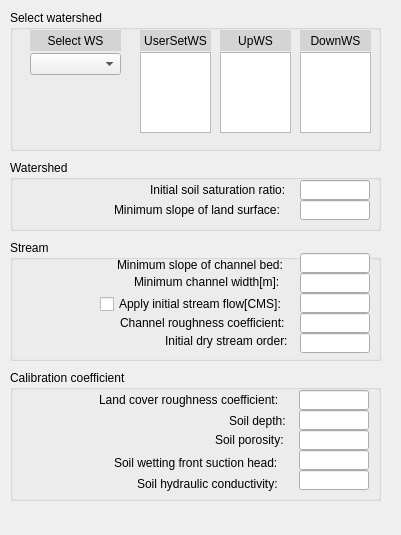
   <widget class="QWidget" name="toolBoxPage5">
    <property name="geometry">
     <rect>
      <x>0</x>
      <y>0</y>
      <width>401</width>
      <height>535</height>
     </rect>
    </property>
    <attribute name="label">
     <string>Watershed parameters</string>
    </attribute>
    <widget class="QGroupBox" name="group225">
     <property name="geometry">
      <rect>
       <x>10</x>
       <y>10</y>
       <width>371</width>
       <height>141</height>
      </rect>
     </property>
     <property name="title">
      <string>Select watershed</string>
     </property>
     <widget class="QComboBox" name="cb_selectws">
      <property name="geometry">
       <rect>
        <x>20</x>
        <y>43</y>
        <width>91</width>
        <height>22</height>
       </rect>
      </property>
     </widget>
     <widget class="QLabel" name="label_24">
      <property name="geometry">
       <rect>
        <x>20</x>
        <y>20</y>
        <width>91</width>
        <height>21</height>
       </rect>
      </property>
      <property name="styleSheet">
       <string notr="true">background-color: rgb(212, 212, 212);</string>
      </property>
      <property name="text">
       <string>Select WS</string>
      </property>
      <property name="alignment">
       <set>Qt::AlignCenter</set>
      </property>
     </widget>
     <widget class="QLabel" name="label_25">
      <property name="geometry">
       <rect>
        <x>130</x>
        <y>20</y>
        <width>71</width>
        <height>21</height>
       </rect>
      </property>
      <property name="styleSheet">
       <string notr="true">background-color: rgb(212, 212, 212);</string>
      </property>
      <property name="text">
       <string>UserSetWS</string>
      </property>
      <property name="alignment">
       <set>Qt::AlignCenter</set>
      </property>
     </widget>
     <widget class="QLabel" name="label_26">
      <property name="geometry">
       <rect>
        <x>210</x>
        <y>20</y>
        <width>71</width>
        <height>21</height>
       </rect>
      </property>
      <property name="styleSheet">
       <string notr="true">background-color: rgb(212, 212, 212);</string>
      </property>
      <property name="text">
       <string>UpWS</string>
      </property>
      <property name="alignment">
       <set>Qt::AlignCenter</set>
      </property>
     </widget>
     <widget class="QLabel" name="label_27">
      <property name="geometry">
       <rect>
        <x>290</x>
        <y>20</y>
        <width>71</width>
        <height>21</height>
       </rect>
      </property>
      <property name="styleSheet">
       <string notr="true">background-color: rgb(212, 212, 212);</string>
      </property>
      <property name="text">
       <string>DownWS</string>
      </property>
      <property name="alignment">
       <set>Qt::AlignCenter</set>
      </property>
     </widget>
     <widget class="QListWidget" name="lisw_UserSet">
      <property name="geometry">
       <rect>
        <x>130</x>
        <y>42</y>
        <width>71</width>
        <height>81</height>
       </rect>
      </property>
     </widget>
     <widget class="QListWidget" name="lisw_DownWS">
      <property name="geometry">
       <rect>
        <x>290</x>
        <y>42</y>
        <width>71</width>
        <height>81</height>
       </rect>
      </property>
     </widget>
     <widget class="QListWidget" name="lisw_UpWS">
      <property name="geometry">
       <rect>
        <x>210</x>
        <y>42</y>
        <width>71</width>
        <height>81</height>
       </rect>
      </property>
     </widget>
    </widget>
    <widget class="QGroupBox" name="groupBox_11">
     <property name="geometry">
      <rect>
       <x>10</x>
       <y>160</y>
       <width>371</width>
       <height>71</height>
      </rect>
     </property>
     <property name="title">
      <string>Watershed</string>
     </property>
     <widget class="QLabel" name="label_33">
      <property name="geometry">
       <rect>
        <x>140</x>
        <y>20</y>
        <width>151</width>
        <height>20</height>
       </rect>
      </property>
      <property name="text">
       <string>Initial soil saturation ratio:</string>
      </property>
     </widget>
     <widget class="QLabel" name="label_34">
      <property name="geometry">
       <rect>
        <x>104</x>
        <y>40</y>
        <width>190</width>
        <height>20</height>
       </rect>
      </property>
      <property name="text">
       <string>Minimum slope of land surface:</string>
      </property>
     </widget>
     <widget class="QLineEdit" name="txtIniSaturation">
      <property name="geometry">
       <rect>
        <x>290</x>
        <y>20</y>
        <width>70</width>
        <height>20</height>
       </rect>
      </property>
     </widget>
     <widget class="QLineEdit" name="txtMinSlopeOF">
      <property name="geometry">
       <rect>
        <x>290</x>
        <y>40</y>
        <width>70</width>
        <height>20</height>
       </rect>
      </property>
     </widget>
    </widget>
    <widget class="QGroupBox" name="groupBox_12">
     <property name="geometry">
      <rect>
       <x>10</x>
       <y>240</y>
       <width>371</width>
       <height>121</height>
      </rect>
     </property>
     <property name="title">
      <string>Stream</string>
     </property>
     <widget class="QLabel" name="label_35">
      <property name="geometry">
       <rect>
        <x>107</x>
        <y>15</y>
        <width>181</width>
        <height>20</height>
       </rect>
      </property>
      <property name="text">
       <string>Minimum slope of channel bed:</string>
      </property>
     </widget>
     <widget class="QLabel" name="label_36">
      <property name="geometry">
       <rect>
        <x>124</x>
        <y>32</y>
        <width>171</width>
        <height>20</height>
       </rect>
      </property>
      <property name="text">
       <string>Minimum channel width[m]:</string>
      </property>
     </widget>
     <widget class="QLabel" name="label_37">
      <property name="geometry">
       <rect>
        <x>110</x>
        <y>75</y>
        <width>181</width>
        <height>16</height>
       </rect>
      </property>
      <property name="text">
       <string>Channel roughness coefficient:</string>
      </property>
     </widget>
     <widget class="QCheckBox" name="chkStream_flow">
      <property name="geometry">
       <rect>
        <x>90</x>
        <y>56</y>
        <width>201</width>
        <height>16</height>
       </rect>
      </property>
      <property name="text">
       <string>Apply initial stream flow[CMS]:</string>
      </property>
     </widget>
     <widget class="QLabel" name="label_38">
      <property name="geometry">
       <rect>
        <x>155</x>
        <y>93</y>
        <width>141</width>
        <height>16</height>
       </rect>
      </property>
      <property name="text">
       <string>Initial dry stream order:</string>
      </property>
     </widget>
     <widget class="QLineEdit" name="txtMinSlopeChBed">
      <property name="geometry">
       <rect>
        <x>290</x>
        <y>13</y>
        <width>70</width>
        <height>20</height>
       </rect>
      </property>
     </widget>
     <widget class="QLineEdit" name="txtMinChBaseWidth">
      <property name="geometry">
       <rect>
        <x>290</x>
        <y>33</y>
        <width>70</width>
        <height>20</height>
       </rect>
      </property>
     </widget>
     <widget class="QLineEdit" name="txtIniFlow">
      <property name="geometry">
       <rect>
        <x>290</x>
        <y>53</y>
        <width>70</width>
        <height>20</height>
       </rect>
      </property>
     </widget>
     <widget class="QLineEdit" name="txtChRoughness">
      <property name="geometry">
       <rect>
        <x>290</x>
        <y>73</y>
        <width>70</width>
        <height>20</height>
       </rect>
      </property>
     </widget>
     <widget class="QLineEdit" name="txtDryStreamOrder">
      <property name="geometry">
       <rect>
        <x>290</x>
        <y>93</y>
        <width>70</width>
        <height>20</height>
       </rect>
      </property>
     </widget>
    </widget>
    <widget class="QGroupBox" name="groupBox_13">
     <property name="geometry">
      <rect>
       <x>10</x>
       <y>370</y>
       <width>371</width>
       <height>131</height>
      </rect>
     </property>
     <property name="title">
      <string>Calibration coefficient</string>
     </property>
     <widget class="QLabel" name="label_39">
      <property name="geometry">
       <rect>
        <x>89</x>
        <y>20</y>
        <width>201</width>
        <height>20</height>
       </rect>
      </property>
      <property name="text">
       <string>Land cover roughness coefficient:</string>
      </property>
     </widget>
     <widget class="QLabel" name="label_40">
      <property name="geometry">
       <rect>
        <x>219</x>
        <y>40</y>
        <width>60</width>
        <height>21</height>
       </rect>
      </property>
      <property name="text">
       <string>Soil depth:</string>
      </property>
     </widget>
     <widget class="QLabel" name="label_41">
      <property name="geometry">
       <rect>
        <x>205</x>
        <y>60</y>
        <width>80</width>
        <height>20</height>
       </rect>
      </property>
      <property name="text">
       <string>Soil porosity:</string>
      </property>
     </widget>
     <widget class="QLabel" name="label_42">
      <property name="geometry">
       <rect>
        <x>104</x>
        <y>82</y>
        <width>190</width>
        <height>21</height>
       </rect>
      </property>
      <property name="text">
       <string>Soil wetting front suction head:</string>
      </property>
     </widget>
     <widget class="QLabel" name="label_43">
      <property name="geometry">
       <rect>
        <x>127</x>
        <y>103</y>
        <width>161</width>
        <height>21</height>
       </rect>
      </property>
      <property name="text">
       <string>Soil hydraulic conductivity:</string>
      </property>
     </widget>
     <widget class="QLineEdit" name="txtCalCoefLCRoughness">
      <property name="geometry">
       <rect>
        <x>289</x>
        <y>20</y>
        <width>70</width>
        <height>20</height>
       </rect>
      </property>
     </widget>
     <widget class="QLineEdit" name="txtCalCoefSoilDepth">
      <property name="geometry">
       <rect>
        <x>289</x>
        <y>40</y>
        <width>70</width>
        <height>20</height>
       </rect>
      </property>
     </widget>
     <widget class="QLineEdit" name="txtCalCoefPorosity">
      <property name="geometry">
       <rect>
        <x>289</x>
        <y>60</y>
        <width>70</width>
        <height>20</height>
       </rect>
      </property>
     </widget>
     <widget class="QLineEdit" name="txtCalCoefWFSuctionHead">
      <property name="geometry">
       <rect>
        <x>289</x>
        <y>80</y>
        <width>70</width>
        <height>20</height>
       </rect>
      </property>
     </widget>
     <widget class="QLineEdit" name="txtCalCoefHydraulicK">
      <property name="geometry">
       <rect>
        <x>289</x>
        <y>100</y>
        <width>70</width>
        <height>20</height>
       </rect>
      </property>
     </widget>
    </widget>
   </widget>
